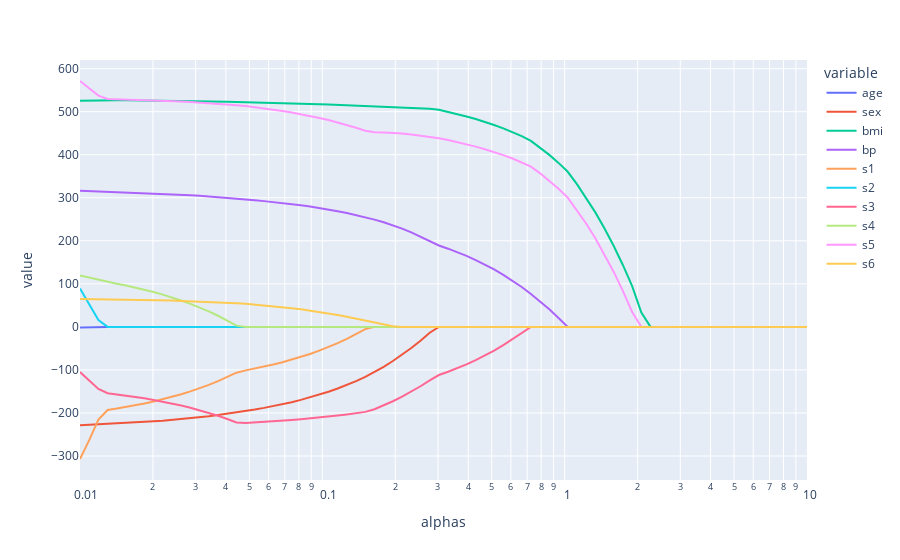

The notebook cell saved with this chart:
### Markdown cell above
## Coefficients

### Code cell
coefs = []
for a in alphas:
    ridge = Lasso(alpha=a)
    ridge.fit(original_X, original_y)
    coefs.append(ridge.coef_)

features = original_X.columns

df_coefs = pd.DataFrame(coefs, columns=features)
df_coefs['alphas'] = alphas
fig = px.line(df_coefs, x='alphas', y=features)
fig.update_xaxes(type='log').show()
